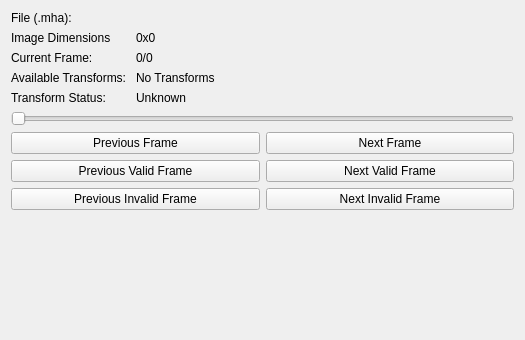
<?xml version="1.0" encoding="UTF-8"?>
<ui version="4.0">
 <class>qSlicerSimpleMhaReaderModuleWidget</class>
 <widget class="qSlicerWidget" name="qSlicerSimpleMhaReaderModuleWidget">
  <property name="geometry">
   <rect>
    <x>0</x>
    <y>0</y>
    <width>525</width>
    <height>340</height>
   </rect>
  </property>
  <property name="windowTitle">
   <string>Form</string>
  </property>
  <layout class="QVBoxLayout" name="verticalLayout">
   <item>
    <layout class="QFormLayout" name="formLayout">
     <property name="fieldGrowthPolicy">
      <enum>QFormLayout::FieldsStayAtSizeHint</enum>
     </property>
     <property name="formAlignment">
      <set>Qt::AlignLeading|Qt::AlignLeft|Qt::AlignTop</set>
     </property>
     <item row="0" column="0">
      <widget class="QLabel" name="fileMhaLabel">
       <property name="text">
        <string>File (.mha): </string>
       </property>
      </widget>
     </item>
     <item row="0" column="1">
      <widget class="ctkPathLineEdit" name="filePathLineEdit"/>
     </item>
     <item row="2" column="0">
      <widget class="QLabel" name="label_1">
       <property name="text">
        <string>Current Frame: </string>
       </property>
      </widget>
     </item>
     <item row="2" column="1">
      <widget class="QLabel" name="currentFrameLabel">
       <property name="text">
        <string>0/0</string>
       </property>
      </widget>
     </item>
     <item row="4" column="0">
      <widget class="QLabel" name="label_0">
       <property name="text">
        <string>Transform Status: </string>
       </property>
      </widget>
     </item>
     <item row="4" column="1">
      <widget class="QLabel" name="transformStatusLabel">
       <property name="text">
        <string>Unknown</string>
       </property>
      </widget>
     </item>
     <item row="1" column="0">
      <widget class="QLabel" name="label_2">
       <property name="text">
        <string>Image Dimensions</string>
       </property>
      </widget>
     </item>
     <item row="1" column="1">
      <widget class="QLabel" name="imageDimensionsLabel">
       <property name="text">
        <string>0x0</string>
       </property>
      </widget>
     </item>
     <item row="3" column="0">
      <widget class="QLabel" name="label_3">
       <property name="text">
        <string>Available Transforms: </string>
       </property>
      </widget>
     </item>
     <item row="3" column="1">
      <widget class="QLabel" name="availableTransformsLabel">
       <property name="text">
        <string>No Transforms</string>
       </property>
      </widget>
     </item>
    </layout>
   </item>
   <item>
    <widget class="QSlider" name="frameSlider">
     <property name="maximum">
      <number>0</number>
     </property>
     <property name="pageStep">
      <number>10</number>
     </property>
     <property name="orientation">
      <enum>Qt::Horizontal</enum>
     </property>
    </widget>
   </item>
   <item>
    <layout class="QHBoxLayout" name="horizontalLayout">
     <property name="leftMargin">
      <number>0</number>
     </property>
     <property name="topMargin">
      <number>0</number>
     </property>
     <item>
      <widget class="QPushButton" name="previousPushButton">
       <property name="text">
        <string>Previous Frame</string>
       </property>
      </widget>
     </item>
     <item>
      <widget class="QPushButton" name="nextPushButton">
       <property name="text">
        <string>Next Frame</string>
       </property>
      </widget>
     </item>
    </layout>
   </item>
   <item>
    <layout class="QHBoxLayout" name="horizontalLayout_3">
     <item>
      <widget class="QPushButton" name="previousValidFrameButton">
       <property name="text">
        <string>Previous Valid Frame</string>
       </property>
      </widget>
     </item>
     <item>
      <widget class="QPushButton" name="nextValidFrameButton">
       <property name="text">
        <string>Next Valid Frame</string>
       </property>
      </widget>
     </item>
    </layout>
   </item>
   <item>
    <layout class="QHBoxLayout" name="horizontalLayout_4">
     <item>
      <widget class="QPushButton" name="previousInvalidFrameButton">
       <property name="text">
        <string>Previous Invalid Frame</string>
       </property>
      </widget>
     </item>
     <item>
      <widget class="QPushButton" name="nextInvalidFrameButton">
       <property name="text">
        <string>Next Invalid Frame</string>
       </property>
      </widget>
     </item>
    </layout>
   </item>
   <item>
    <spacer name="verticalSpacer">
     <property name="orientation">
      <enum>Qt::Vertical</enum>
     </property>
     <property name="sizeHint" stdset="0">
      <size>
       <width>20</width>
       <height>40</height>
      </size>
     </property>
    </spacer>
   </item>
  </layout>
 </widget>
 <customwidgets>
  <customwidget>
   <class>qSlicerWidget</class>
   <extends>QWidget</extends>
   <header>qSlicerWidget.h</header>
   <container>1</container>
  </customwidget>
  <customwidget>
   <class>ctkPathLineEdit</class>
   <extends>QWidget</extends>
   <header>ctkPathLineEdit.h</header>
  </customwidget>
 </customwidgets>
 <resources/>
 <connections/>
</ui>
